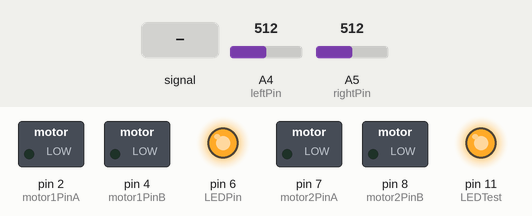
This sketch was run on a simulated Arduino Uno, built with avr-gcc and run on an emulated ATmega328P. Shown: switched loads named in the sketch (green lamp = pin HIGH), output pins drawn as LEDs (lit = HIGH). Inputs (shaded band) come from the test bench; at power-on: A5 (rightPin) = 512, A4 (leftPin) = 512.

Above: at 1.2 s.
1.3 s: A5 (rightPin) fed a 200 Hz sine of ±255 counts around its level
At 2.2 s:
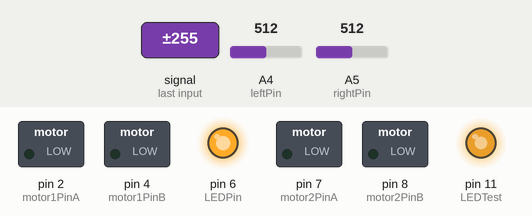
2.8 s: A5 (rightPin) fed a 2 Hz sine of ±306 counts around its level
At 3.37 s:
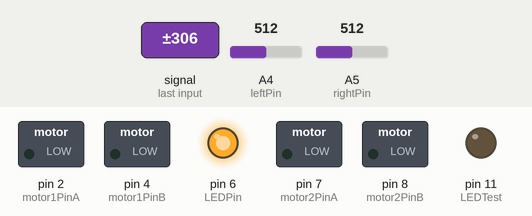
5.8 s: A5 (rightPin) fed a 50 Hz sine of ±306 counts around its level
7.3 s: A5 (rightPin) set to 716
At 8.4 s:
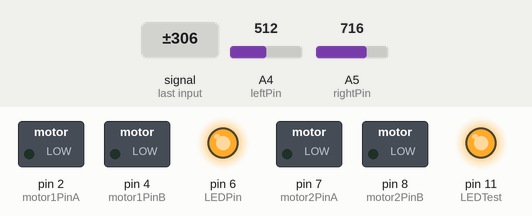
8.8 s: A5 (rightPin) set to 319
10.3 s: A5 (rightPin) set to 290
At 10.7 s:
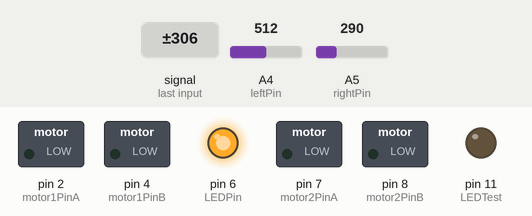
Timing chart, 0 to 12.8 s (numbered marks = the images above; inputs shaded):
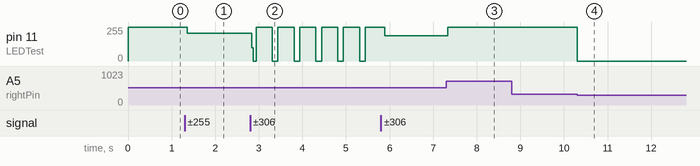

Measured:
- the behaviour switches between 301 and 300 on A5 (rightPin) (found by bisection; images 3 and 4)
- after the input at 1.3 s, pin 11 (LEDTest): 255/255 → 207/255 after 0.05 s
- after the input at 2.8 s, pin 11 (LEDTest): 207/255 → 99/255 at once, then moves between 0/255 and 255/255, repeating every 1.0 s
- after the input at 7.3 s, pin 11 (LEDTest): 190/255 → 255/255 at once
- after the input at 8.8 s, every drawn part: stays the same
- after the input at 10.3 s, pin 11 (LEDTest): 255/255 → 0/255 at once

The sketch:

arduinoRobotCar.ino
```cpp
/*
  Robot car controlled by 4 light sensors
*/

#define BLACK 0
#define GREY 1
#define WHITE 2

#define LEFT 0
#define RIGHT 1
//-------------------------------------------------------------------------------------------------

int leftPinColor = 0;
int rightPinColor = 0;

/* analog pins for the 4 light sensors*/
int leftPin = A4;
int rightPin = A5;

int leftPinPrevColor;
int rightPinPrevColor;

/* LEDs */
int LEDPin = 6;
int LEDTest = 11;

/* digital pins for the Hbridge controlling the 2 motors */
int motor1PinA = 2;
int motor1PinB = 4;
int enablePinMotor1 = 5;

int motor2PinA = 7;
int motor2PinB = 8;
int enablePinMotor2 = 9;

// algorithms variables
int lastTransition = 0;
int lastTransitionSensor;
int transitionThreshold = 100;
int loopDelay = 5;
int changeDirection = false;

int timerFor = 0;
int timerBack = 0;
//-------------------------------------------------------------------------------------------------

//------------------------------------------initialization-----------------------------------------
void setup() {

  //Serial.begin(9600);
  pinMode(leftPin, INPUT);
  pinMode(rightPin, INPUT);

  // if necessary enable the pull up resistor GEHT GRAD NICHT
  //  digitalWrite(18, HIGH);
  //  pinMode(leftPin, INPUT_PULLUP);
  //  digitalWrite(19, HIGH);
  //  pinMode(rightPin, INPUT_PULLUP);

  pinMode(motor1PinA, OUTPUT);
  pinMode(motor1PinB, OUTPUT);
  pinMode(motor2PinA, OUTPUT);
  pinMode(motor2PinB, OUTPUT);

  // set enablePin high so that motors can turn on:
  digitalWrite(enablePinMotor1, HIGH);
  digitalWrite(enablePinMotor2, HIGH);

  analogWrite(LEDPin, 255); //LED for rotation detection on

  //Serial.println("Car initialized, ready to go!");
}

//
//-----------------------------------main loop-----------------------------------------------------------
void loop() {

  if (changeDirection)
  {
    return;
  }

  checkRightSensorToCenter();
  // retrieve values of lightness
  readSensors();

  //driveToBrightness();

  // print values
  printLightValues(leftPin, rightPin);

  //delay(loopDelay);
  timerFor += loopDelay;
  timerBack += loopDelay;
  //Stop();
}

//
//----------------------------------readSensors-------------------------------------------------------
void readSensors()
{
  leftPinColor = analogRead(leftPin);
  rightPinColor = analogRead(rightPin);
}

//
//----------------------------------determine direction-----------------------------------------------
void driveToBrightness()
{
//  if(timerFor < 500){
//    timerFor += loopDelay;
//    Forward();
//   }else{
//     timerBack = 0;
//     if (timerBack < 500){
//    timerBack += loopDelay;
//    Backward();
//      }else{
//        timerFor = 0;
//        }
//    }
//

    Backward();

  //transfer python sudo code to arduino code
  analogWrite(enablePinMotor1, 0);
  analogWrite(enablePinMotor2, 250);


}

//
//----------------------------------debug functions --------------------------------------------------
void printLightValues(int left, int right)
{
  int s = analogRead(right);
  //Serial.println(s);
  if (s > 300) {
    analogWrite(LEDTest, 255);
    //Serial.print("moved ");
    //
  }else{
    analogWrite(LEDTest, 0);
  }
  //    Serial.print("light sensors: ");
  //    Serial.print(analogRead(left));
  //    Serial.print("    ");
  //    Serial.println(analogRead(right));
}


//
//----------------------------------turning functions --------------------------------------------------

void checkRightSensorToCenter()
{
  bool outIn = (rightPinColor == BLACK && rightPinPrevColor == WHITE)
        || (rightPinColor == GREY && rightPinPrevColor == BLACK)
        || (rightPinColor == WHITE && rightPinPrevColor == GREY);

   if (outIn && leftPinColor == rightPinPrevColor)
   {
      if(driveStraigh(RIGHT)){
        return;
      }
       //turnRight();
   }
   if (outIn && leftPinColor == leftPinColor)
   {
      if(driveStraigh(RIGHT)){
        return;
      }
       //turnLeft();
   }

   lastTransition = millis();
}

void checkLeftSensorToCenter()
{
  bool outIn = (leftPinColor == BLACK && leftPinPrevColor == WHITE)
        || (leftPinColor == GREY && leftPinPrevColor == BLACK)
        || (leftPinColor == WHITE && leftPinPrevColor == GREY);

   if (outIn && rightPinColor == leftPinPrevColor)
   {
        if(driveStraigh(LEFT)){
          return;
        }
       //turnLeft();
   }
   if (outIn && rightPinColor == leftPinColor)
   {
      if(driveStraigh(LEFT)){
        return;
      }
       //turnRight();
   }

   lastTransition = millis();
}

void checkRightSensorToBorder()
{

  bool inOut = (rightPinColor == GREY && rightPinPrevColor == WHITE)
        || (rightPinColor == BLACK && rightPinPrevColor == GREY)
        || (rightPinColor == WHITE && rightPinPrevColor == BLACK);

   if (inOut && leftPinColor == rightPinPrevColor)
   {
       if(driveStraigh(RIGHT)){
          //turn180();
          changeDirection = true;
          return;
        }
       //turnStrongerRight();
   }
   if (inOut && leftPinColor == rightPinColor)
   {
      if(driveStraigh(RIGHT)){
        //turn180();
        changeDirection = true;
        return;
      }
       //turnStrongerLeft();
   }

   changeDirection = true;
   lastTransition = millis();
}

void checkLeftSensorToBorder()
{

  bool inOut = (leftPinColor == GREY && leftPinPrevColor == WHITE)
        || (leftPinColor == BLACK && leftPinPrevColor == GREY)
        || (leftPinColor == WHITE && leftPinPrevColor == BLACK);

   if (inOut && rightPinColor == leftPinPrevColor)
   {
       if(driveStraigh(LEFT)){
          //turn180();
          changeDirection = true;
          return;
        }
       //turnStrongerRight();
   }
   if (inOut && rightPinColor == leftPinColor)
   {
      if(driveStraigh(LEFT)){
        //turn180();
        changeDirection = true;
        return;
      }
       //turnStrongerLeft();
   }

   changeDirection = true;
   lastTransition = millis();
}

bool driveStraigh(int sensor)
{
  if((millis() - lastTransition < transitionThreshold) && (lastTransitionSensor != sensor))
  {
     lastTransitionSensor = sensor;
     lastTransition = millis();
     return true;
  }
  return false;
}

//
//----------------------------------motor functions --------------------------------------------------
void Forward()
{
  Serial.println("move forward");
  digitalWrite(motor1PinA, LOW);
  digitalWrite(motor1PinB, HIGH);
  digitalWrite(motor2PinA, HIGH);
  digitalWrite(motor2PinB, LOW);
}

void Backward() // inverse voltage of both motors
{
  Serial.println("move backward");
  digitalWrite(motor1PinA, LOW);
  digitalWrite(motor1PinB, HIGH);
  digitalWrite(motor2PinA, LOW);
  digitalWrite(motor2PinB, HIGH);
}

void RotateLeft() // inverse voltage of only one motor
{
  Serial.println("rotate left");
  digitalWrite(motor1PinA, LOW);
  digitalWrite(motor1PinB, HIGH);
  digitalWrite(motor2PinA, HIGH);
  digitalWrite(motor2PinB, LOW);
}

void RotateRight() // inverse voltage of only one motor
{
  Serial.println("rotate right");
  digitalWrite(motor1PinA, HIGH);
  digitalWrite(motor1PinB, LOW);
  digitalWrite(motor2PinA, LOW);
  digitalWrite(motor2PinB, HIGH);
}

void Stop()
{
  Serial.println("stop");
  digitalWrite(motor1PinA, LOW);
  digitalWrite(motor1PinB, LOW);
  digitalWrite(motor2PinA, LOW);
  digitalWrite(motor2PinB, LOW);
}
```
